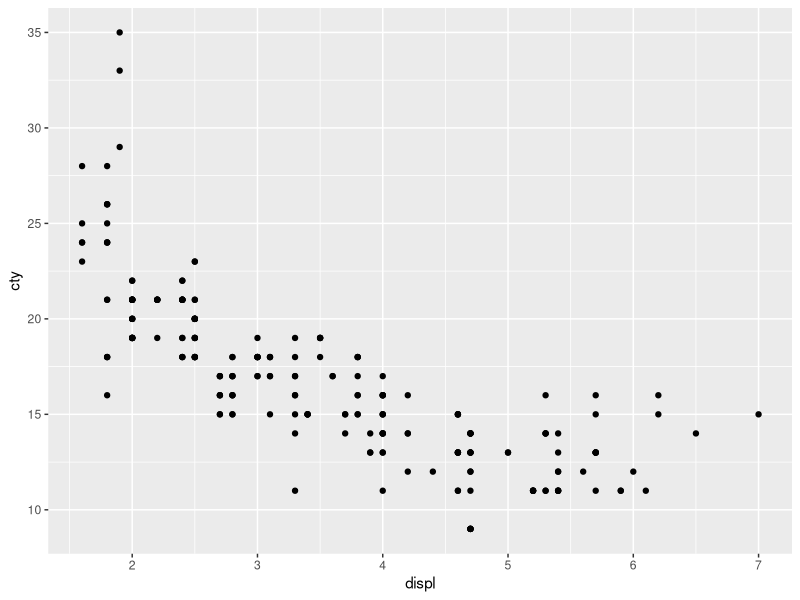
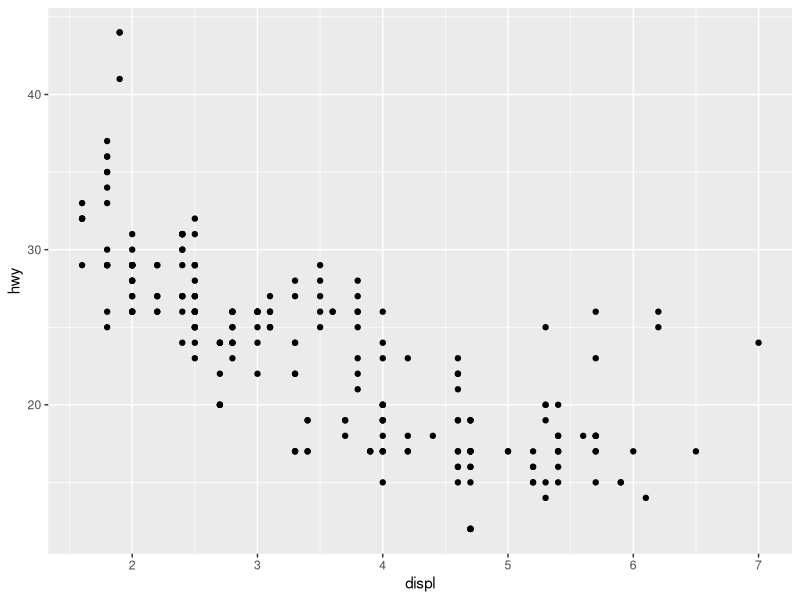
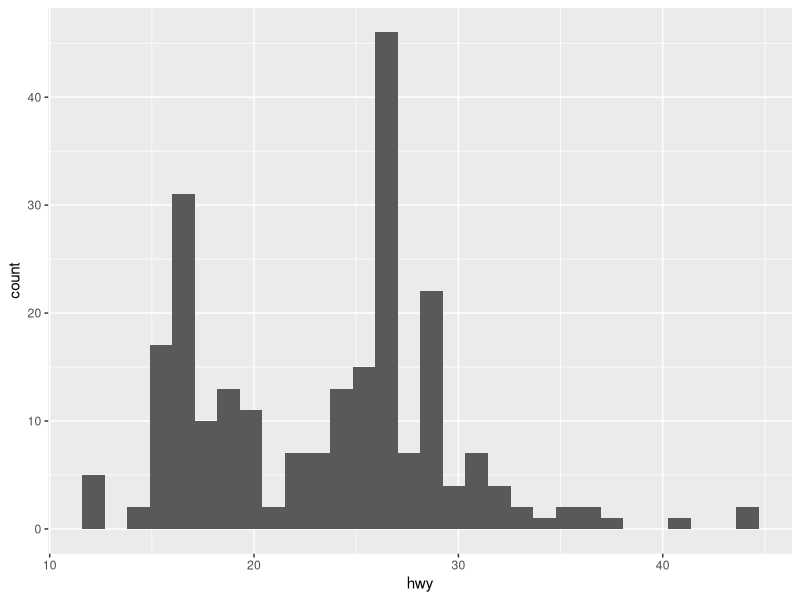
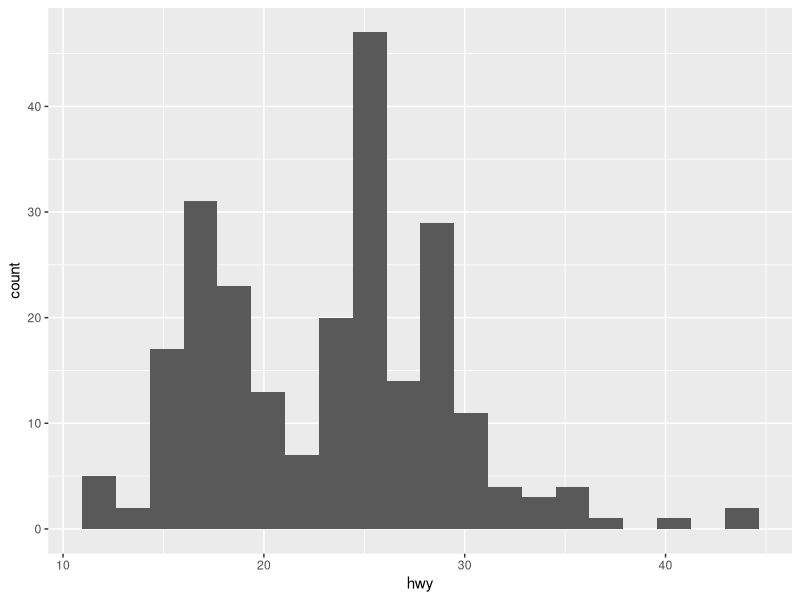
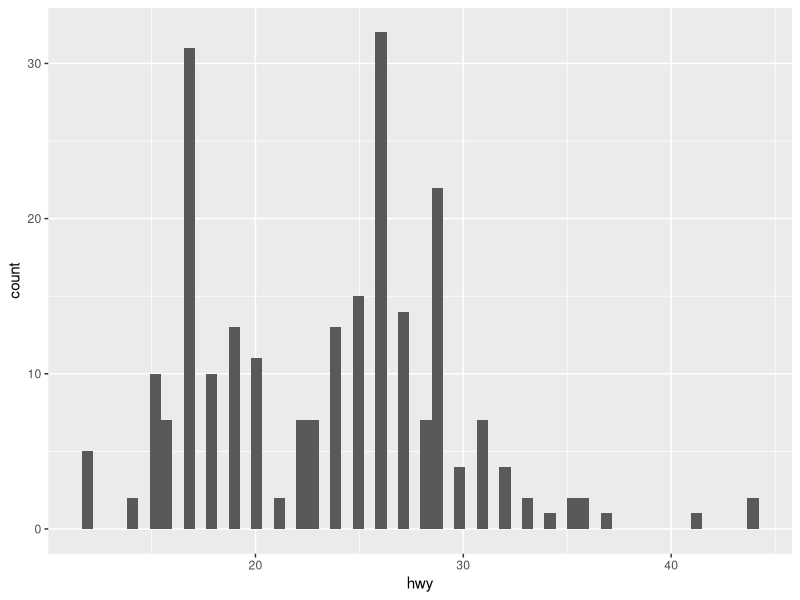
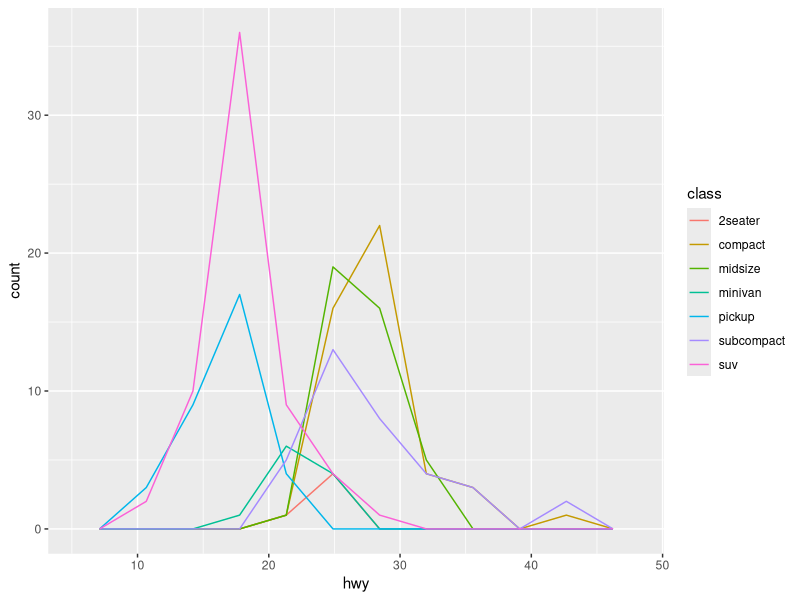
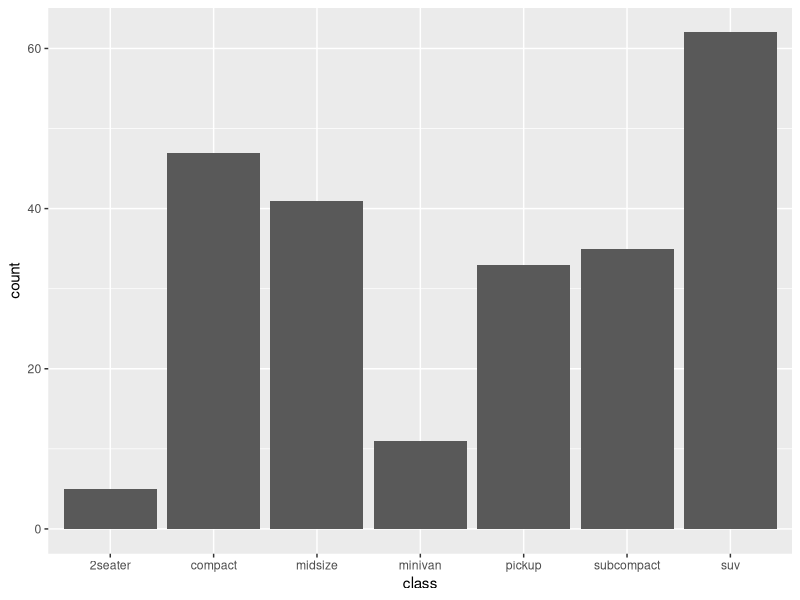
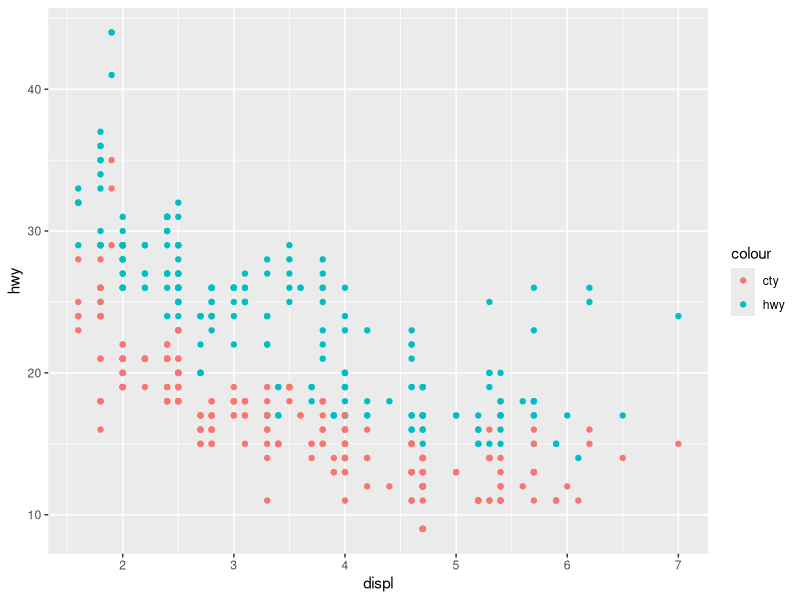

Write the R code that produced these figures, in order.
## ---- chunk 1
library(tidyverse)
## ---- chunk 2
mpg
## ---- chunk 3
ggplot(mpg, aes(x = displ, y = cty)) +
  geom_point()
## ---- chunk 4
ggplot(
    data = mpg, 
    # aes(x = displ, y = cty) # Old code
    aes(x = displ, y = hwy) # New code, note change in y
  ) +
  geom_point()
## ---- chunk 5
mpg %>% 
  ggplot(aes(x = hwy)) +
  geom_histogram()
## ---- chunk 6
mpg %>% 
  ggplot(aes(x = hwy)) +
  geom_histogram(bins = 20)
## ---- chunk 7
mpg %>% 
  ggplot(aes(x = hwy)) +
  geom_histogram(bins = 60)
## ---- chunk 8
ggplot(
    data = mpg,
    mapping = aes(x = hwy, color = class) # Note the additional `color` argument
  ) +
  geom_freqpoly(bins = 10)
## ---- chunk 9
ggplot(
  data = mpg,
  mapping = aes(x = class)
) +
  geom_bar()
## ---- chunk 10
ggplot(
  data = mpg,
  mapping = aes(x = displ)
) +
  geom_point(mapping = aes(y = hwy, color = "hwy")) +
  geom_point(mapping = aes(y = cty, color = "cty"))
## ---- chunk 11
ggplot(
  data = mpg,
  mapping = aes(x = hwy, y = cty)
) +
  geom_abline(intercept = 0, slope = 1) +
  geom_point()
## ---- chunk 12
ggplot(
  data = mpg,
  mapping = aes(x = displ, y = hwy, color = class)
) +
  geom_hline(
    data = mpg %>% 
      group_by(class) %>% 
      summarize(hwy = mean(hwy)),
    mapping = aes(yintercept = hwy, color = class),
    size = 1,
    alpha = 1 / 3
  ) +
  geom_point()
## ---- chunk 13
## TODO: Inspect the `diamonds` dataset here
## ---- chunk 14
## TODO: Complete this code
ggplot(
  data = diamonds,
  mapping = aes(x = cut)
) # NOTE: Don't forget to add a `+` here!
## ---- chunk 15
## TODO: Complete this code
ggplot(
  data = diamonds,
)
## ---- chunk 16
## TODO: Complete the following code
ggplot(
  data = diamonds %>% 
    filter(carat <= 1.1),
)
## ---- chunk 17
## TODO: Complete this code
ggplot(diamonds)
## ---- chunk 18
## TODO: Complete this code
ggplot(diamonds)
